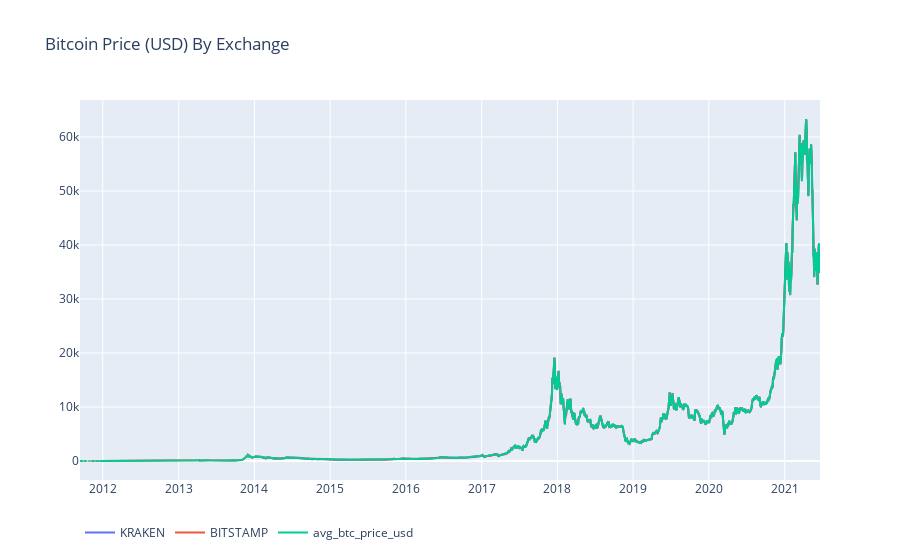

Here is the notebook cell this chart was saved with:
### Code cell
# let's clean up the data

# Remove "0" values
btc_usd_datasets.replace(0, np.nan, inplace=True)

# Calculate the average BTC price as a new column
btc_usd_datasets['avg_btc_price_usd'] = btc_usd_datasets.mean(axis=1)

# Plot all of the BTC exchange prices
df_scatter(btc_usd_datasets, 'Bitcoin Price (USD) By Exchange')

### Figure 1 — Plotly figure (JSON) as saved in the notebook; plotly's stock layout.template omitted (floating-point values rounded to 4 significant figures; data arrays with more than 128 entries replaced by an {"elided": "..."} marker saying what was removed)
{"data": [{"name": "KRAKEN", "type": "scatter", "visible": true, "x": {"elided": "3560 str values"}, "y": {"elided": "3560 float values"}}, {"name": "BITSTAMP", "type": "scatter", "visible": true, "x": {"elided": "3560 str values"}, "y": {"elided": "3560 float values"}}, {"name": "avg_btc_price_usd", "type": "scatter", "visible": true, "x": {"elided": "3560 str values"}, "y": {"elided": "3560 float values"}}], "layout": {"legend": {"orientation": "h"}, "title": {"text": "Bitcoin Price (USD) By Exchange"}, "xaxis": {"type": "date"}, "yaxis": {"showticklabels": true, "title": {"text": ""}, "type": "linear"}}}
